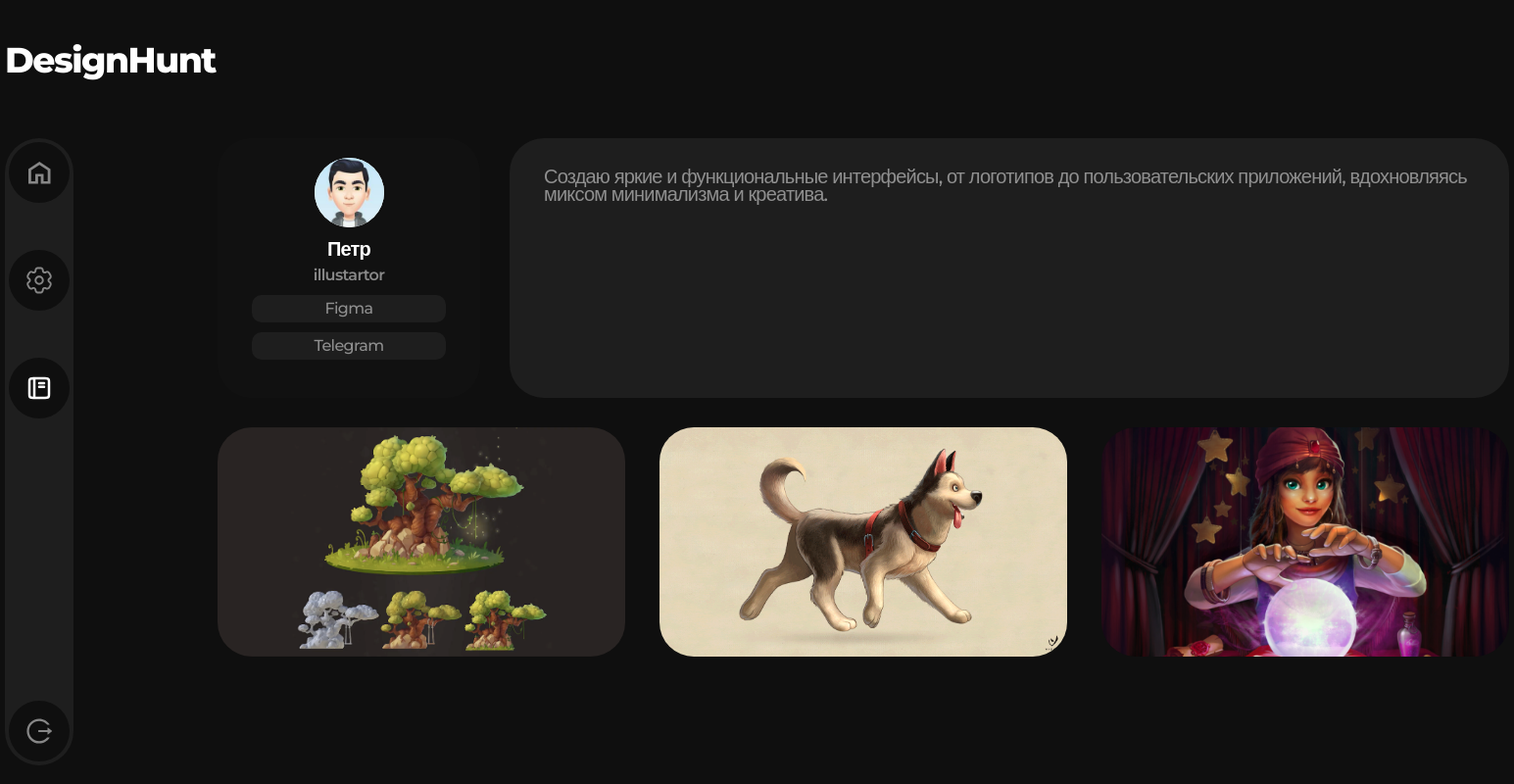
Page /portfolio/2/ on the committed database.
### create_portfolio/models.py (models this page shows, shortened)
class Portfolio(models.Model):
    user = models.ForeignKey(settings.AUTH_USER_MODEL, on_delete=models.CASCADE)
    name = models.CharField(max_length=100)
    profession = models.CharField(max_length=50)
    avatar = models.ImageField(upload_to='avatars/')
    figma = models.URLField()
    telegram = models.URLField()
    description = models.TextField()

class PortfolioFile(models.Model):
    portfolio = models.ForeignKey(Portfolio, related_name='files', on_delete=models.CASCADE)
    file = models.FileField(upload_to='portfolios/')

### portfolio/views.py (the view)
# urls.py: path('portfolio/<int:user_id>/', views.portfolio_detail, name='portfolio_detail'),
def portfolio_detail(request, user_id):
    portfolio = get_object_or_404(Portfolio, user_id=user_id)
    portfolio_files = PortfolioFile.objects.filter(portfolio=portfolio)
    return render(request, 'portfolio/portfolio_detail.html', {'portfolio': portfolio, 'portfolio_files': portfolio_files})

### portfolio/templates/portfolio/portfolio_detail.html (shortened to what this page needs)
{% load static %}
<!DOCTYPE html>
<html lang="en">
<head>
    <link rel="stylesheet" href="{% static 'css/style.css' %}">
</head>
<body>
    <header>
        <a href="#" class="logo">DesignHunt</a>
    </header>
    <main>
        <aside>
            <nav>
                <ul class="site-navigation">
                    <li class="site-navigation-item">
                        <a href="{% url 'designers' %}">
                            <svg width="30" height="30" viewBox="0 0 30 30" fill="none" xmlns="http://www.w3.org/2000/svg">
                                <path d="M6.8125 24H11.0312V16.5H19.4688V24H23.6875V12.75L15.25 7.125L6.8125 12.75V24ZM4 26.5V11.5L15.25 4L26.5 11.5V26.5H16.6562V19H13.8438V26.5H4Z" fill="rgba(255, 255, 255, 0.5)"/>
                            </svg>
                        </a>
                    </li>
                    <li class="site-navigation-item">
                        <a href="{% url 'create_portfolio' %}">
                        </a>
                    </li>
                    <li class="site-navigation-item">
                        <a href="{% url 'portfolio_detail' user_id=request.user.id %}" class="stroke active">
                        </a>
                    </li>
                </ul>
                <div class="nav-profile-container">
                    <a href="{% url 'logout' %}" class="logout">
                    </a>
                </div>
            </nav>
        </aside>
        <div class="profile-container">
            <div class="main-profile-container">
                <div class="profile-info">
                    <img src="{{ portfolio.avatar.url }}" alt="Avatar">
                    <p class="name">{{ portfolio.name }}</p>
                    <p class="profession">{{ portfolio.profession }}</p>
                    <ul class="social-list">
                        <li class="social-list-item">
                            <a href="{{ portfolio.figma }}">Figma</a>
                        </li>
                        <li class="social-list-item">
                            <a href="{{ portfolio.telegram }}">Telegram</a>
                        </li>
                    </ul>
                </div>
                <div class="profile-description">
                    {{ portfolio.description }}
                </div>
            </div>
            <div class="images-container">
                {% for file in portfolio_files %}
                    <div class="image-container">
                        <img src="{{ file.file.url }}" alt="Portfolio Image">
                    </div>
                {% endfor %}
            </div>
        </div>
    </main>
</body>
</html>

### static/css/style.css (style rules this page uses)
:root { --color-bg: #0F0F0F; --color-main: #1E1E1E; --color-second-main: #FFFFFF; --color-second-text: #FFFFFF; --color-hover: #1E47F7; --color-third-text: rgba(255, 255, 255, 0.5); --color-bg-profile: rgba(41, 41, 41, 0.1); --color-bg-profession: rgba(30, 30, 30, 0.5); --color-bg-authorization: rgba(30, 30, 30, 0.8); --color-authorization-input: #181818; --color-authorization-button: #131313; }
html { scroll-behavior: smooth; }
body, * { font-family: "Montserrat", sans-serif; font-size: 12px; font-weight: 500; letter-spacing: -0.04em; text-decoration: none; border:none; background: none; color: var(--color-second-main); line-height: 1.22; margin: 0; padding: 0; box-sizing: border-box; }
img,a { display: block; }
body,html { height: 100%; }
body { display: flex; flex-direction: column; overflow-x: hidden; background-color: var(--color-bg); }
main { flex-grow: 1; }
header { width: 1535px; height: 60px; display: flex; justify-content: space-between; align-items: center; margin: 0 auto; margin-top: 40px; }
header .logo { font-weight: 800; font-size: 36px; color: var(--color-second-main); }
main { display: flex; width: 1535px; margin: 0 auto; margin-bottom: 80px; margin-top: 57px; }
main nav { width: 70px; height: 80vh; border-radius: 40px; background-color: var(--color-main); padding: 4px; display: flex; flex-direction: column; align-items: center; }
nav .site-navigation { list-style-type: none; display: flex; flex-direction: column; gap: 48px; }
.site-navigation .site-navigation-item a, .nav-profile-container a { width: 62px; height: 62px; display: flex; align-items: center; justify-content: center; background-color: var(--color-bg); border-radius: 50%; transition: all .3s ease; }
.nav-profile-container { display: flex; flex-direction: column; gap: 48px; margin-top: auto; }
.profile-container { position: relative; margin-left: 147px; display: flex; flex-direction: column; gap: 30px; }
.profile-container .main-profile-container { display: flex; gap: 30px; }
.profile-container .profile-info { width: 268px; height: 265px; padding: 20px; background-color: var(--color-bg-profile); border-radius: 35px; display: flex; flex-direction: column; align-items: center; }
.profile-info img { width: 71px; height: 71px; border-radius: 50%; background-color: var(--color-second-main); object-fit: cover; margin-bottom: 10px; }
.profile-info .name { font-weight: 800; font-size: 20px; color: var(--color-second-text); margin-bottom: 5px; }
.profile-info .profession { font-weight: 600; font-size: 16px; color: var(--color-third-text); margin-bottom: 10px; }
.profile-info .social-list { list-style-type: none; display: flex; flex-direction: column; gap: 10px; }
.social-list .social-list-item a { width: 198px; height: 28px; font-size: 16px; display: flex; justify-content: center; align-items: center; color: var(--color-third-text); background-color: var(--color-main); border-radius: 10px; transition: all .3s ease; }
.profile-container .profile-description { width: 1020px; height: 265px; background-color: var(--color-main); color: var(--color-third-text); padding: 30px 35px; border-radius: 35px; font-size: 20px; line-height: 18px; }
.profile-container .images-container { display: flex; gap: 35px; }
.image-container img { object-fit: cover; height: 234px; width: 416px; border-radius: 35px; }

### rows in the picture
Portfolio: avatar (picture), name "Петр", profession "illustartor", description "Создаю яркие и функциональные интерфейсы, от логотипов до пользовательских приложений, вдохновляясь миксом минимализма и креатива."
PortfolioFile: file (picture)
PortfolioFile: file (picture)
PortfolioFile: file (picture)
